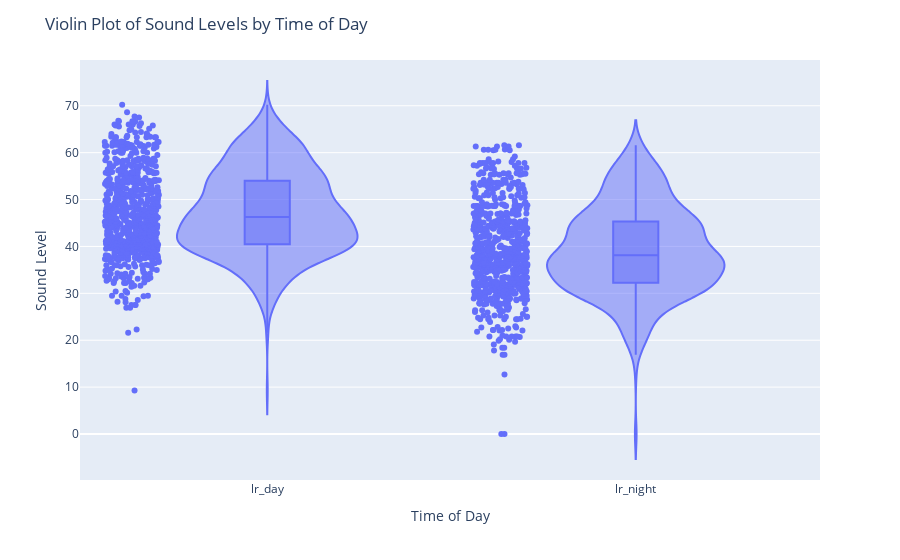

The notebook cell this image was saved under:
### Code cell
# Melt the DataFrame to long format
melted_df = df.melt(value_vars=['lr_day', 'lr_night'], var_name='Time of Day', value_name='Sound Level')

# Create the violin plot using Plotly
fig = px.violin(melted_df, x='Time of Day', y='Sound Level', box=True, points='all')
fig.update_layout(title='Violin Plot of Sound Levels by Time of Day', xaxis_title='Time of Day', yaxis_title='Sound Level')
fig.show()

# Creates a boxplot and violinport

### Figure 1 — Plotly figure (JSON) as saved in the notebook; plotly's stock layout.template omitted (floating-point values rounded to 4 significant figures; data arrays with more than 128 entries replaced by an {"elided": "..."} marker saying what was removed)
{"data": [{"alignmentgroup": "True", "box": {"visible": true}, "hovertemplate": "Time of Day=%{x}<br>Sound Level=%{y}<extra></extra>", "legendgroup": "", "marker": {"color": "#636efa"}, "name": "", "offsetgroup": "", "orientation": "v", "points": "all", "scalegroup": "True", "showlegend": false, "type": "violin", "x": {"elided": "1514 str values"}, "x0": " ", "xaxis": "x", "y": {"elided": "1514 float values"}, "y0": " ", "yaxis": "y"}], "layout": {"legend": {"tracegroupgap": 0}, "margin": {"t": 60}, "title": {"text": "Violin Plot of Sound Levels by Time of Day"}, "violinmode": "group", "xaxis": {"anchor": "y", "domain": [0, 1], "title": {"text": "Time of Day"}}, "yaxis": {"anchor": "x", "domain": [0, 1], "title": {"text": "Sound Level"}}}}
